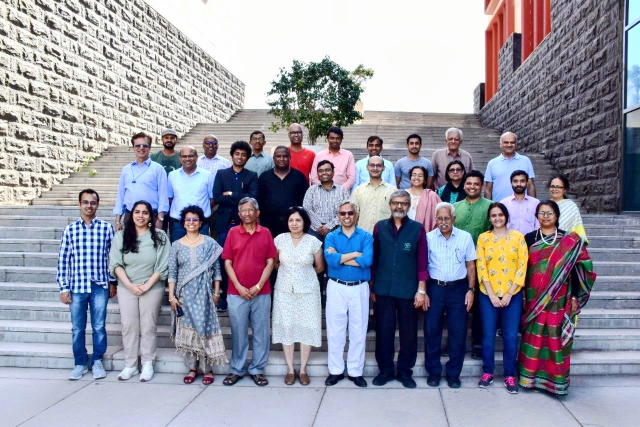
#> input picture Plaksha_Faculty.jpg, 1280 x 854 px (shown at 1/2 size)
$ jupyter execute 'Lab 5-Spring 2025.ipynb'
#> lines starting #> are read from the running program, lines starting #| are printed output that depends on the picture; after the words box and inside, x2 and y2 are one past the last pixel; in counts of white or black regions, pixels touching at a corner belong together
#### Instructions
###### Follow the instructions given in comments prefixed with ## and write your code below that.
###### Also fill the partial code in given blanks.
###### Don't make any changes to the rest part of the codes

### Answer the questions given at the end of this notebook within your report.

### You would need to submit your GitHub repository link. Refer to the Section 6: Final Submission on the PDF document for the details.

[cell 1]
import cv2
import numpy as np
import matplotlib.pyplot as plt
from sklearn.cluster import KMeans
from scipy.spatial import distance
from matplotlib.offsetbox import OffsetImage, AnnotationBbox
import wandb

wandb.login(key="e104b3ff4955428140f9227deb6debdd8bf441b0")

wandb.init(project="distance_classification")

[cell 2]
## Reading the image plaksha_Faculty.jpg
img = cv2.imread('Plaksha_Faculty.jpg')
#> img is the input picture: shape (854, 1280, 3); mean B, G, R 162.4, 149, 149.2

## Convert the image to grayscale
gray_img = cv2.cvtColor(img, cv2.COLOR_BGR2GRAY)
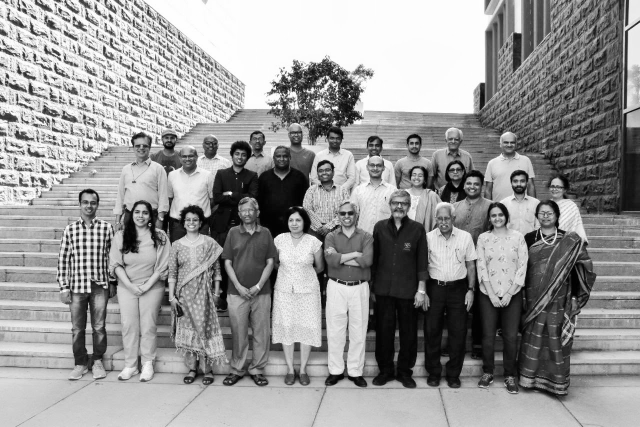
#> gray_img: shape (854, 1280) (shown at 1/2 size); min 0, max 255, mean 150.6

# Loading the required haar-cascade xml classifier file
face_cascade = cv2.CascadeClassifier(cv2.data.haarcascades + 'haarcascade_frontalface_default.xml')

# Applying the face detection method on the grayscale image.
## Change the parameters for better detection of faces in your case.
faces_rect = face_cascade.detectMultiScale(gray_img, 1.05, 4, minSize=(25,25), maxSize=(50,50))
#> faces_rect = 30 rows, first 6: [322, 263, 33, 33], [654, 265, 31, 31], [500, 266, 30, 30], [892, 267, 31, 31], [409, 277, 28, 28], [812, 274, 34, 34]

# Define the text and font parameters
text = "Detected Face"  ## The text you want to write
font = cv2.FONT_HERSHEY_SIMPLEX  ## Font type
font_scale = 0.5  ## Font scale factor
font_color = (0, 0, 255)  ## Text color in BGR format (here, it's red)
font_thickness = 1  ## Thickness of the text

# Iterating through rectangles of detected faces
for (x, y, w, h) in faces_rect:
    cv2.rectangle(img, (x, y), (x+w, y+h), (0, 0, 255), 2)
    # Use cv2.putText to add the text to the image, Use text, font, font_scale, font_color, font_thickness here
    cv2.putText(img, text, (x, y-10), font, font_scale, font_color, font_thickness)
#> this loop made 30 passes
#> (x, y, w, h) on passes 1 to 12: (322, 263, 33, 33), (654, 265, 31, 31), (500, 266, 30, 30), (892, 267, 31, 31), (409, 277, 28, 28), (812, 274, 34, 34), (464, 296, 33, 33), (632, 328, 34, 34), (819, 337, 33, 33), (570, 426, 39, 39), (576, 253, 32, 32), (1003, 273, 32, 32)
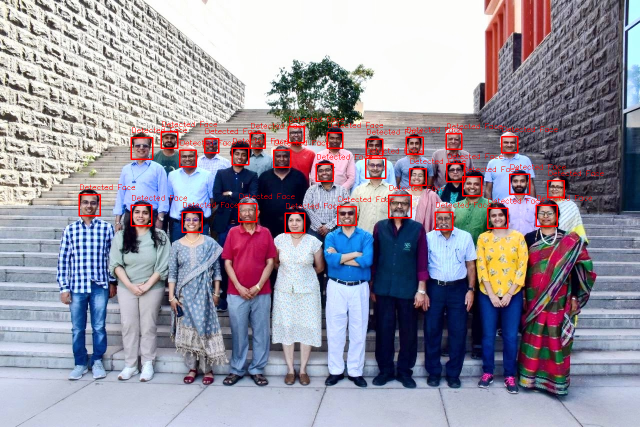
#> img: shape (854, 1280, 3) (shown at 1/2 size); 1.83% of pixels changed, all inside (x1, y1, x2, y2) = (157, 233, 1207, 467)

## Display the image and window title should be "Total number of face detected are #"
# cv2.imshow(f"Total number of face detected are {len(faces_rect)}", img)
# cv2.waitKey(0)
# cv2.destroyAllWindows()
wandb.log({"faces": [wandb.Image(cv2.cvtColor(img, cv2.COLOR_BGR2RGB), caption="Detected annotated Faces")]})

[cell 3]
from matplotlib.offsetbox import OffsetImage, AnnotationBbox

# Extract face region features (Hue and Saturation)
img_hsv = cv2.cvtColor(img, cv2.COLOR_BGR2HSV)  # Convert the img from BGR to HSV and store in img_hsv
#> img_hsv: shape (854, 1280, 3); mean H, S, V 85.5, 71.3, 173.9
hue_saturation = []
face_images = []  # To store detected face images

for (x, y, w, h) in faces_rect:
    face = img_hsv[y:y + h, x:x + w]
    hue = np.mean(face[:, :, 0])
    saturation = np.mean(face[:, :, 1])
    hue_saturation.append((hue, saturation))
    face_images.append(face)
#> this loop made 30 passes
#> (x, y, w, h, hue, saturation) on passes 1 to 12: (322, 263, 33, 33, 58.6, 123.9), (654, 265, 31, 31, 50.34, 135.1), (500, 266, 30, 30, 32.53, 129.3), (892, 267, 31, 31, 81.31, 108.2), (409, 277, 28, 28, 99.82, 129.7), (812, 274, 34, 34, 57.87, 126.1), (464, 296, 33, 33, 42.56, 134.3), (632, 328, 34, 34, 81.22, 114.8), (819, 337, 33, 33, 36.69, 114.4), (570, 426, 39, 39, 55.81, 115.3), (576, 253, 32, 32, 75.89, 104.7), (1003, 273, 32, 32, 51.71, 106.9)
#> after the loop, face_images = 30 items; hue_saturation = 30 pairs, first value 23.11 to 120.8, second value 82.96 to 136.4

hue_saturation = np.array(hue_saturation)

# Perform k-Means clustering on hue_saturation and store in kmeans
kmeans = KMeans(n_clusters=2, random_state=0).fit(hue_saturation)

# Create a figure and axis
fig, ax = plt.subplots(figsize=(12, 6))

# Plot the clustered faces with custom markers
for i, (x, y, w, h) in enumerate(faces_rect):
    im = OffsetImage(cv2.cvtColor(cv2.resize(face_images[i], (20, 20)), cv2.COLOR_HSV2RGB))
    ab = AnnotationBbox(im, (hue_saturation[i, 0], hue_saturation[i, 1]), frameon=False, pad=0)
    ax.add_artist(ab)
    plt.plot(hue_saturation[i, 0], hue_saturation[i, 1], 'o', markersize=5, color='red' if kmeans.labels_[i] == 0 else 'blue')

# Put x label
plt.xlabel('Hue')
# Put y label
plt.ylabel('Saturation')
# Put title
plt.title('Clustered Faces based on Hue and Saturation')
# Put grid
plt.grid(True)
# Show the plot
# plt.show()
wandb.log({"face_clustering ": wandb.Image(plt)})
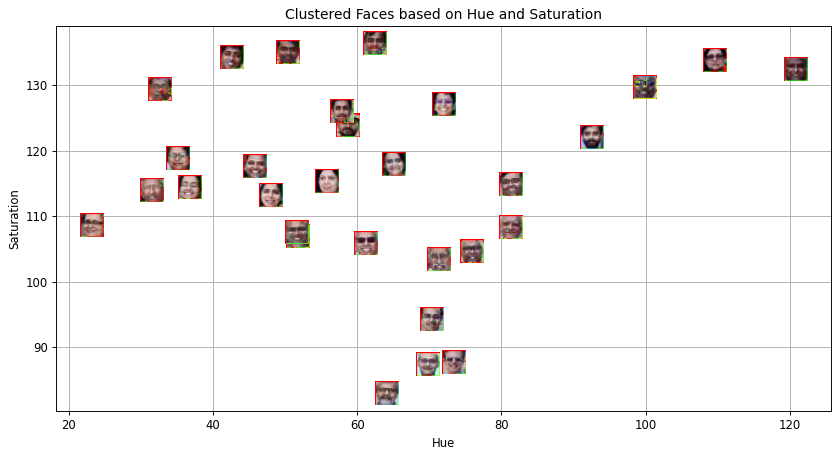
#> figure drawn by matplotlib, 1 panel

[cell 4]
## Read the class of the template image 'Dr_Shashi_Tharoor.jpg' using cv2 and store it in template_img
template_img = cv2.imread("Dr_Shashi_Tharoor.jpg")
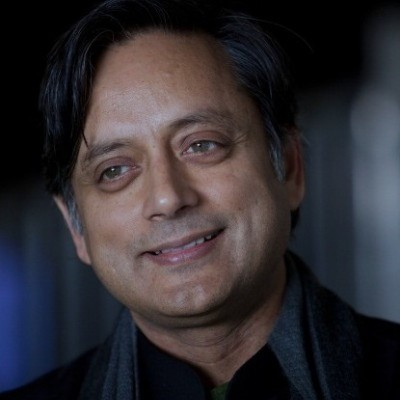
#> input picture Dr_Shashi_Tharoor.jpg, 400 x 400 px
#> template_img is the input picture: shape (400, 400, 3); mean B, G, R 49.8, 45.4, 49.1
# Detect face  in the template image after converting it to gray and store it in template_faces
template_gray=cv2.cvtColor(template_img,cv2.COLOR_BGR2GRAY)
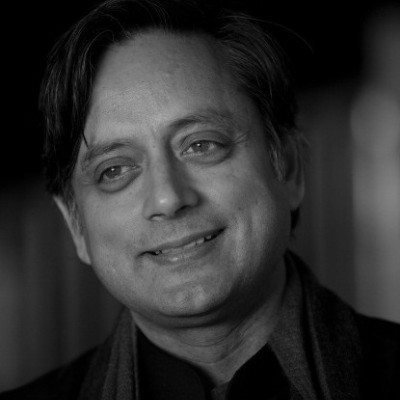
#> template_gray: shape (400, 400); min 0, max 188, mean 47
template_faces = face_cascade.detectMultiScale(template_gray,1.05,4)
#> template_faces = [[43, 60, 253, 253]]


for (x, y, w, h) in template_faces:
    cv2.rectangle(template_img, (x, y), (x + w, y + h), (0, 255, 0), 3)
#> this loop made 1 pass
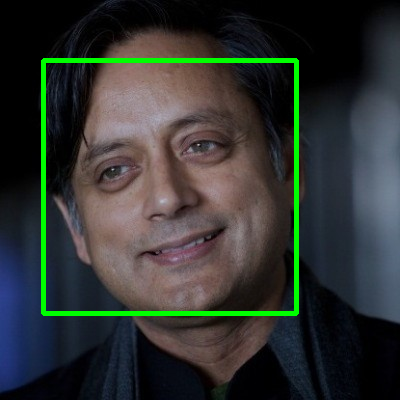
#> template_img: shape (400, 400, 3); 3.16% of pixels changed, all inside (x1, y1, x2, y2) = (41, 58, 299, 316)
# cv2.imshow(" detected Template Image", template_img)
# cv2.waitKey(0)
# cv2.destroyAllWindows()
wandb.log({"Template Image": [wandb.Image(cv2.cvtColor(template_img, cv2.COLOR_BGR2RGB), caption="Detected Template Image")]})

[cell 5]
# Convert the template image to HSV color space and store it in template_hsv
template_hsv = cv2.cvtColor(template_img, cv2.COLOR_BGR2HSV)
#> template_hsv: shape (400, 400, 3); mean H, S, V 66.7, 90.5, 64.6

# Extract hue and saturation features from the template image as we did it for detected faces.
template_hue = np.mean(template_hsv[:, :, 0])
#> template_hue = 66.72
template_saturation = np.mean(template_hsv[:, :, 1])
#> template_saturation = 90.52

# Predict the cluster label for the template image and store it in template_label
template_label = kmeans.predict([[template_hue, template_saturation]])[0]
#> template_label = 1

# Create a figure and axis for visualization
fig, ax = plt.subplots(figsize=(12, 6))

# Plot the clustered faces with custom markers (similar to previous code)
for i, (x, y, w, h) in enumerate(faces_rect):
    color = 'red' if kmeans.labels_[i] == 0 else 'blue'
    im = OffsetImage(cv2.cvtColor(cv2.resize(face_images[i], (20, 20)), cv2.COLOR_HSV2RGB))
    ab = AnnotationBbox(im, (hue_saturation[i, 0], hue_saturation[i, 1]), frameon=False, pad=0)
    ax.add_artist(ab)
    plt.plot(hue_saturation[i, 0], hue_saturation[i, 1], 'o', markersize=5, color=color)
#> this loop made 30 passes

# Plot the template image in the respective cluster
color = 'red' if template_label == 0 else 'blue'
im = OffsetImage(cv2.cvtColor(cv2.resize(template_img, (20, 20)), cv2.COLOR_BGR2RGB))
ab = AnnotationBbox(im, (template_hue, template_saturation), frameon=False, pad=0)
ax.add_artist(ab)

# Put x label
plt.xlabel('Hue')
# Put y label
plt.ylabel('Saturation')
# Put title
plt.title('Clustered Faces with Template Image')
# Add grid
plt.grid(True)
# Show plot
# plt.show()
wandb.log({"Face Clustering k-Means": wandb.Image(plt)})

[cell 6]
# Create an empty list to store legend labels
legend_labels = []

# Create lists to store points for each cluster
cluster_0_points = []
cluster_1_points = []

# Your code for scatter plot goes here
fig, ax = plt.subplots(figsize=(12, 6))
for i, (x, y, w, h) in enumerate(faces_rect):
    if kmeans.labels_[i] == 0:
        cluster_0_points.append((hue_saturation[i, 0], hue_saturation[i, 1]))
    else:
        cluster_1_points.append((hue_saturation[i, 0], hue_saturation[i, 1]))
#> after the loop, cluster_0_points = [(58.6, 123.9), (50.34, 135.1), (32.53, 129.3), (57.87, 126.1), (42.56, 134.3), (36.69, 114.4), (55.81, 115.3), (51.71, 106.9), (62.39, 136.4), (45.8, 117.5), (23.11, 108.5), (31.55, 113.9), (48.03, 113.2), (51.53, 107.6), (35.11, 118.8)]; cluster_1_points = [(81.31, 108.2), (99.82, 129.7), (81.22, 114.8), (75.89, 104.7), (120.8, 132.5), (109.6, 133.8), (72, 127.1), (69.83, 87.41), (92.49, 122), (61.16, 105.8), (65.06, 117.9), (70.27, 94.28), (71.27, 103.4), (73.39, 87.63), (64.03, 82.96)]

# Plot points for cluster 0 in green
cluster_0_points = np.array(cluster_0_points)
#> cluster_0_points = 15 rows, first 8: [58.6, 123.9], [50.34, 135.1], [32.53, 129.3], [57.87, 126.1], [42.56, 134.3], [36.69, 114.4], [55.81, 115.3], [51.71, 106.9]
plt.scatter(cluster_0_points[:, 0], cluster_0_points[:, 1], c='green', label='Cluster 0')

# Plot points for cluster 1 in blue
cluster_1_points = np.array(cluster_1_points)
#> cluster_1_points = 15 rows, first 8: [81.31, 108.2], [99.82, 129.7], [81.22, 114.8], [75.89, 104.7], [120.8, 132.5], [109.6, 133.8], [72, 127.1], [69.83, 87.41]
plt.scatter(cluster_1_points[:, 0], cluster_1_points[:, 1], c='blue', label='Cluster 1')

# Calculate and plot centroids for both the clusters
centroid_0 = kmeans.cluster_centers_[0]
#> centroid_0 = [45.58, 120.1]
centroid_1 = kmeans.cluster_centers_[1]
#> centroid_1 = [80.55, 110.2]
plt.scatter(centroid_0[0], centroid_0[1], c='black', marker='x', s=100, label='Centroid 0')  # plot for centroid 0
plt.scatter(centroid_1[0], centroid_1[1], c='black', marker='x', s=100, label='Centroid 1')  # plot for centroid 1
plt.plot(template_hue, template_saturation, marker='o', c='violet', markersize=10, label='Template Image')

# Put x label
plt.xlabel('Hue')
# Put y label
plt.ylabel('Saturation')
# Put title
plt.title('Clustered Faces with Centroids and Template Image')
# Add a legend
plt.legend()
# Add grid
plt.grid(True)
# Show the plot
# plt.show()

wandb.log({"Final clustering ": wandb.Image(plt)})
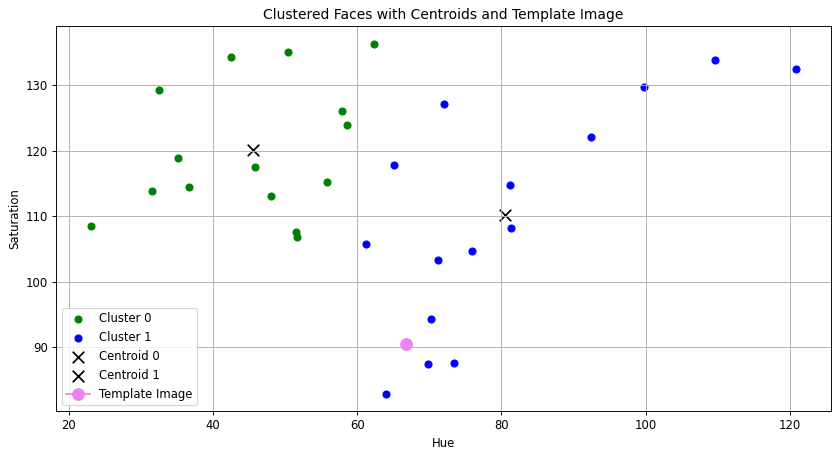
#> figure drawn by matplotlib, 1 panel
